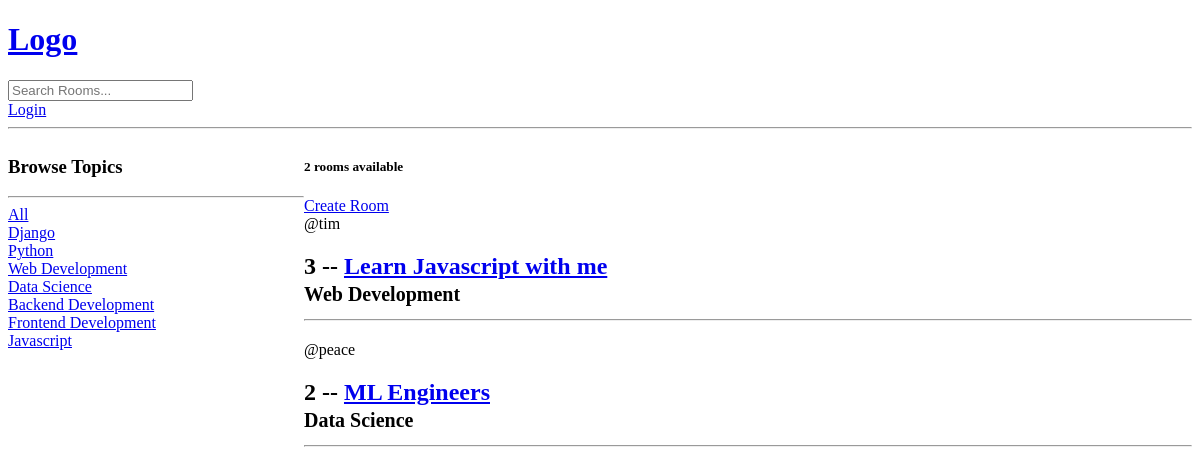
Before: / with the older database file.
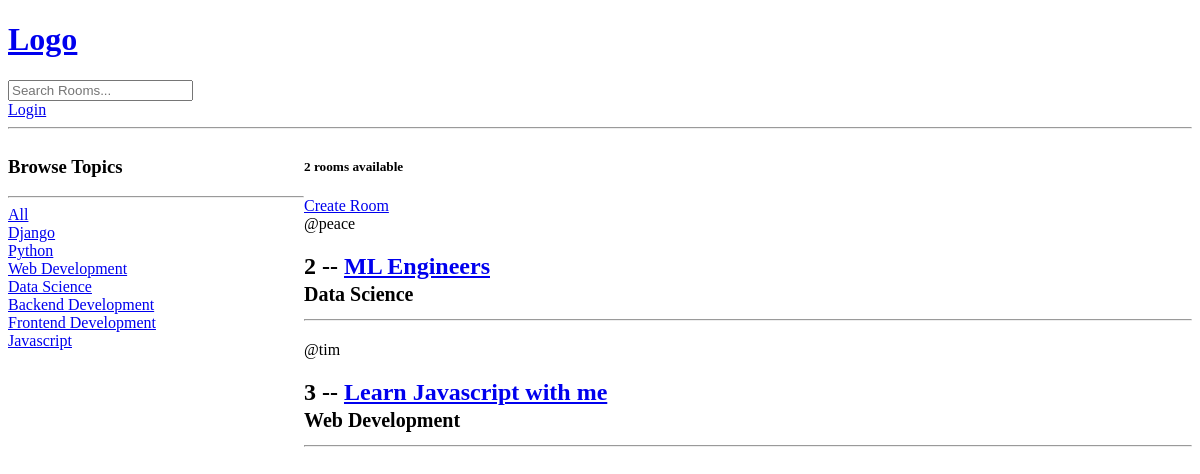
After: the same page with the newer database file.
### base/models.py (models this page shows, shortened)
class Topic(models.Model):
    name=models.CharField(max_length=200)

class Room(models.Model):
    host=models.ForeignKey(User, on_delete=models.SET_NULL, null=True)
    topic=models.ForeignKey(Topic, on_delete=models.SET_NULL, null=True)
    name = models.CharField(max_length=200)
    description=models.TextField(null=True, blank=True) #null for db & blank for form
    updated=models.DateTimeField(auto_now=True)
    created=models.DateTimeField(auto_now_add=True)
    class Meta:
        ordering = ['-updated', '-created']

### base/views.py (the view)
# urls.py: path("", views.home, name="home"),
def home(req):
    q = req.GET.get('q') if req.GET.get('q') != None else ''
    rooms = Room.objects.filter(
        Q(topic__name__icontains=q) |
        Q(name__icontains=q) |
        Q(host__username__icontains=q) |
        Q(description__icontains=q)
    )
    topics = Topic.objects.all()
    room_count=rooms.count()
    context = {"rooms": rooms, "topics": topics, "room_count":room_count}
    return render(req, 'base/home.html', context)

### base/templates/base/home.html (shortened to what this page needs)
{% extends 'main.html' %}
{% block content %}
<div class="home-container">
  <div>
    <h3>Browse Topics</h3>
    <hr>
    <div>
      <a href="{% url 'home' %}">All</a>
    </div>
    {% for topic in topics %}
    <div>
    <a href="{% url 'home' %}?q={{topic.name}}">{{topic.name}}</a>
    </div>
    {%endfor%}
  </div>
  <div>
    <h5>{{room_count}} rooms available</h5>
    <a href="{% url 'createRoom' %}">Create Room</a>
    {% for room in rooms %}
    <div>
      <span>@{{room.host.username}}</span>
      <h2>{{room.id}} -- <a href="{% url 'room' room.id %}">{{room.name}}</a></br>
        <small>{{room.topic.name}}</small>
        <hr>
    </div>
    {% endfor %}
  </div>
</div>
{% endblock content %}

Changed rows visible on the page:
changed Room "ML Engineers": moves up the list
